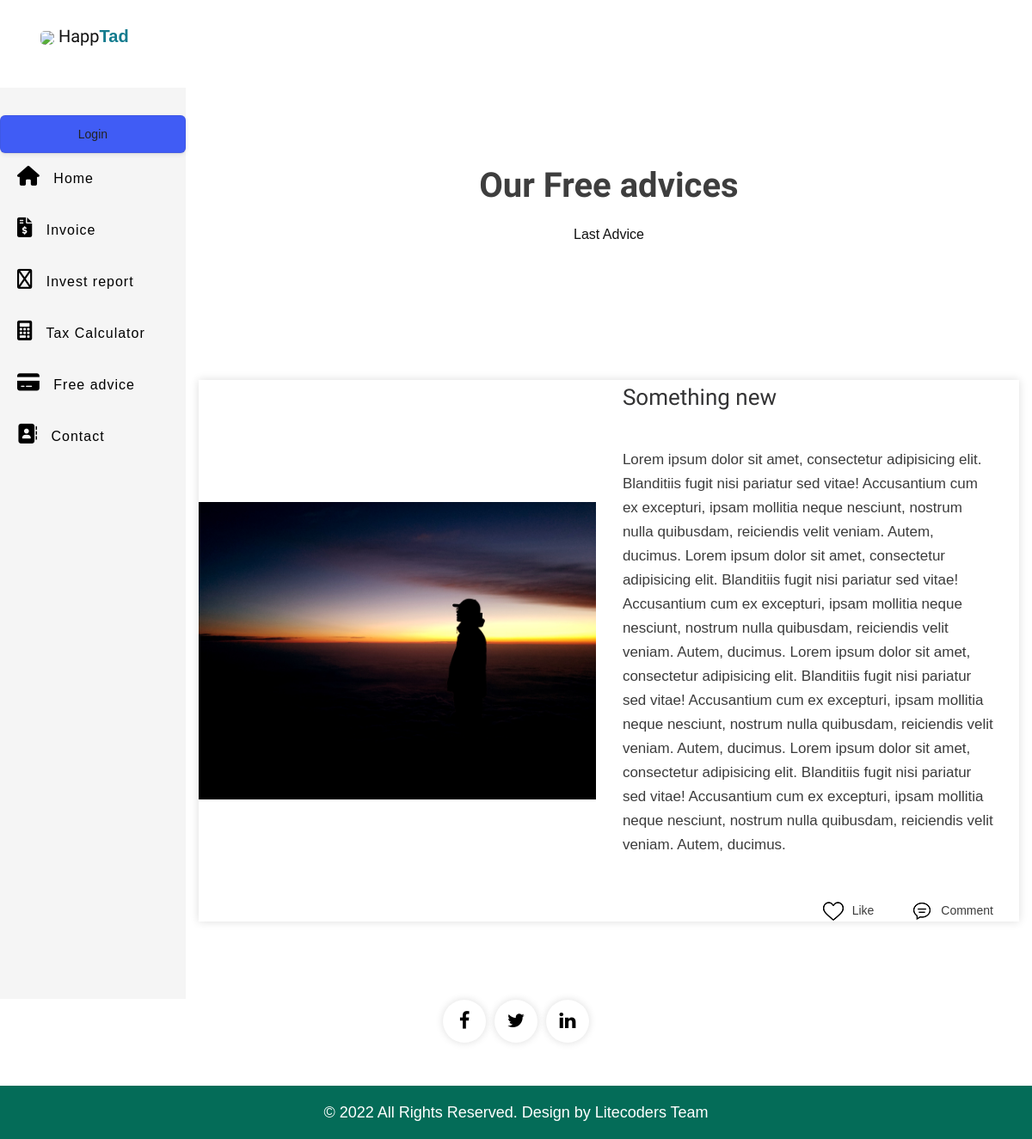
Page /freeadvice/something/ on the committed database.
### app/models.py (models this page shows, shortened)
class Free_advice(models.Model):
    title = models.CharField(max_length=125, null=True, blank=True)
    image = models.ImageField(blank=True, null=True, upload_to='images')
    description = models.TextField(blank=True, null=True)
    number_of_view = models.IntegerField(null=True, blank=True)
    slug = models.SlugField(null=True, blank=True, max_length=125)
    created_date = models.DateTimeField(null=True, blank=True, auto_now_add=True)

### app/views.py (the view)
# urls.py: path('freeadvice/<slug:slug>/', BlogDetailView, name='blog_detail'),
def BlogDetailView(request,slug):
    blog=Free_advice.objects.get(slug=slug)
    context={
        'blog_detail':blog
    }
    return render(request,'blog-detail.html',context)

### templates/blog-detail.html (shortened to what this page needs)
{% load static %}
<!DOCTYPE html>
<html>
{% load static %}
<head>
    <link rel="stylesheet" href="https://stackpath.bootstrapcdn.com/font-awesome/4.7.0/css/font-awesome.min.css">
    <link rel="stylesheet" href="{% static 'home/css/style.css' %}">
    <link rel="stylesheet" href="https://cdnjs.cloudflare.com/ajax/libs/font-awesome/6.0.0/css/all.min.css">
    <link rel="stylesheet" href="https://cdnjs.cloudflare.com/ajax/libs/font-awesome/6.0.0/css/brands.min.css">
    <link rel="stylesheet" href="https://cdn.jsdelivr.net/npm/bootstrap@4.3.1/dist/css/bootstrap.min.css"
>
      <link rel="stylesheet" href="{% static "blog/css/bootstrap.min.css"  %}">
      <link rel="stylesheet" href="{% static "blog/css/style.css" %}">
      <link rel="stylesheet" href="{% static "css/responsive.css" %}">
      <link rel="stylesheet" href="{% static  "blog/css/jquery.mCustomScrollbar.min.css"%}">
      <link rel="stylesheet" href="https://netdna.bootstrapcdn.com/font-awesome/4.0.3/css/font-awesome.css">
      <link rel="stylesheet" href="https://cdnjs.cloudflare.com/ajax/libs/fancybox/2.1.5/jquery.fancybox.min.css" media="screen">
</head>
<body>
<header class="header">
    <h2 class="u-name"><img class="logo11" src="{%static "logo11.jpg"%}"> Happ<b>Tad</b>
      <label for="checkbox">
        <i id="navbtn" class="fa fa-bars" aria-hidden="true"></i>
      </label>
    </h2>
</header>
<div class="body">
    <nav class="side-bar">
        <ul>
            {% if request.user.username %}
                <button class="button-9" role="button"><a href="{% url 'logout' %}">Logout</a></button>
            {% else %}
                <button class="button-9" role="button"><a href="{% url 'login' %}">Login</a></button>
            {% endif %}
            <li>
                <a href="{% url 'home' %}">
                    <i class="fa-solid fa-house"></i>
                    <span>Home</span>
                </a>
            </li>
            <li>
                <a href="{% url  "invoice" %}">
                    <i class="fa-solid fa-file-invoice-dollar" aria-hidden="true"></i>
                    <span>Invoice</span>
                </a>
            </li>
            <li>
                <a href="#">
                    <i class="fa-regular fa-cart-flatbed"></i>
                    <span>Invest report</span>
                </a>
            </li>
            <li>
                <a href="{% url "calculator_page" %}">
                    <i class="fa-solid fa-calculator"></i>
                    <span>Tax Calculator</span>
                </a>
            </li>
            <li>
                <a href="{% url "blogpage" %}">
                    <i class="fa-solid fa-credit-card"></i>
                    <span>Free advice</span>
                </a>
            </li>
            <li>
                <a href="#">
                    <i class="fa-solid fa-address-book"></i>
                    <span>Contact</span>
                </a>
            </li>
        </ul>
    </nav>
      <div class="blog_main">
         <div class="container">
            <div class="row">
               <div class="col-md-12">
                  <div class="titlepage">
                     <h2>Our Free advices </h2>
                      <h4>Last Advice</h4>
                  </div>
               </div>
            </div>
            <div class="row">
               <div class="col-md-12">
                  <div class="our_two_box magna_top90">
                     <div class="row d_flex">
                        <div class="col-xl-6 col-lg-6 col-md-12 col-sm-12">
                           <div class="our_img">
                              <figure><img src="{{ blog_detail.image.url }}" alt="#"/></figure>
                           </div>
                        </div>
                        <div class="col-xl-6 col-lg-6 col-md-12 col-sm-12">
                           <div class="our_text_box">
                              <h3 class="awesome pa_wi">{{ blog_detail.title }}</h3>
                               <p>{{ blog_detail.description }}</p>
                          <div class="post_box padding_bottom1">
                                 <ul class="like">
                                    <li><a href="#"><img src="{% static  "blog/images/like.png" %}" alt="#"/>Like</a></li>
                                     <li><a href="#"><img src="{% static "blog/images/comm.png" %}" alt="#"/>Comment</a></li>
                                 </ul>
                              </div>
                           </div>
                        </div>
                     </div>
                  </div>
               </div>
            </div>
            </div>
                     </div>
            <div class="row">
               <div class="col-md-12">
               </div>
            </div>
         </div>
      <footer>
         <div class="footer">
            <div class="container">
               <div class="row">
                  <div class="col-md-12 ">
                  </div>
                  <div class="col-md-12">
                     <ul class="social_icon">
                        <li><a href="#"><i class="fa fa-facebook" aria-hidden="true"></i></a></li>
                        <li><a href="#"><i class="fa fa-twitter" aria-hidden="true"></i></a></li>
                        <li><a href="#"><i class="fa fa-linkedin" aria-hidden="true"></i></a></li>
                     </ul>
                  </div>
               </div>
            </div>
            <div class="copyright">
               <div class="container">
                  <div class="row">
                     <div class="col-md-12">
                        <p>© 2022 All Rights Reserved. Design by  <a href="https://t.me/ruzimurodov_nodir">Litecoders Team</a></p>
                     </div>
                  </div>
               </div>
            </div>
         </div>
      </footer>
   </body>
</html>

### static/home/css/style.css (style rules this page uses)
* { padding: 0; margin: 0; box-sizing: border-box; font-family: arial, sans-serif; }
.logo11 { width: 30px; border-radius: 5px; }
.header { display: flex; justify-content: space-between; align-items: center; padding: 15px 30px; background: #23242b; color: #fff; }
.u-name { font-size: 20px; padding-left: 17px; }
.u-name b { color: #127b8e; }
.header i { font-size: 30px; cursor: pointer; color: #fff; }
.side-bar { width: 250px; background: #f5f5f5; min-height: 100vh; transition: 500ms width; }
.body { display: flex; }
.side-bar ul { margin-top: 20px; list-style: none; }
.side-bar ul li { font-size: 16px; padding: 15px 0px; padding-left: 20px; transition: 500ms background; white-space: nowrap; overflow: hidden; text-overflow: ellipsis; }
.side-bar ul li a { text-decoration: none; color: black; cursor: pointer; letter-spacing: 1px; }
.side-bar ul li a i { display: inline-block; padding-right: 10px; font-size: 23px; }
#navbtn { display: inline-block; margin-left: 70px; font-size: 20px; transition: 500ms color; }
.button-9 { appearance: button; backface-visibility: hidden; background-color: #405cf5; border-radius: 6px; border-width: 0; box-shadow: rgba(50, 50, 93, 0.1) 0 0 0 1px inset, rgba(50, 50, 93, 0.1) 0 2px 5px 0, rgba(0, 0, 0, 0.07) 0 1px 1px 0; box-sizing: border-box; color: #fff; cursor: pointer; font-family: -apple-system, system-ui, "Segoe UI", Roboto, "Helvetica Neue", Ubuntu, sans-serif; font-size: 100%; height: 44px; line-height: 1.15; margin: 12px 0 0; outline: none; overflow: hidden; padding: 0 25px; position: relative; text-align: center; text-transform: none; transform: translateZ(0); transition: all 0.2s, box-shadow 0.08s ease-in; user-select: none; -webkit-user-select: none; touch-action: manipulation; width: 100%; }

### rows in the picture
Free_advice: image (picture), title "Something new", description "Lorem ipsum dolor sit amet, consectetur adipisicing elit. Blanditiis fugit nisi pariatur sed vitae! Accusantium cum ex excepturi, ipsam mollitia neque nesciunt, nostrum nulla quibusdam, reiciendis velit veniam. Autem, ducimus. Lorem ipsum dolor sit amet, consectetur adipisicing elit. Blanditiis fugit nisi pariatur sed vitae! Accusantium cum ex excepturi, ipsam mollitia neque nesciunt, nostrum nulla quibusdam, reiciendis velit veniam. Autem, ducimus. Lorem ipsum dolor sit amet, consectetur adipisicing elit. Blanditiis fugit nisi pariatur sed vitae! Accusantium cum ex excepturi, ipsam mollitia neque nesciunt, nostrum nulla quibusdam, reiciendis velit veniam. Autem, ducimus. Lorem ipsum dolor…"
